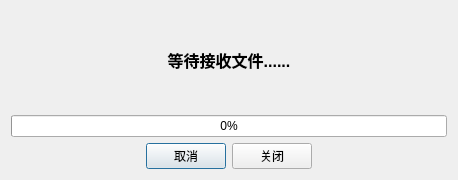
<?xml version="1.0" encoding="UTF-8"?>
<ui version="4.0">
 <class>TcpClient</class>
 <widget class="QDialog" name="TcpClient">
  <property name="geometry">
   <rect>
    <x>0</x>
    <y>0</y>
    <width>458</width>
    <height>180</height>
   </rect>
  </property>
  <property name="windowTitle">
   <string>微信公众号：学点编程吧--接收端</string>
  </property>
  <layout class="QVBoxLayout" name="verticalLayout">
   <item>
    <widget class="QLabel" name="tcpClientStatuslabel">
     <property name="font">
      <font>
       <pointsize>12</pointsize>
       <weight>75</weight>
       <bold>true</bold>
      </font>
     </property>
     <property name="text">
      <string>等待接收文件......</string>
     </property>
     <property name="alignment">
      <set>Qt::AlignCenter</set>
     </property>
    </widget>
   </item>
   <item>
    <widget class="QProgressBar" name="progressBar">
     <property name="value">
      <number>0</number>
     </property>
    </widget>
   </item>
   <item>
    <layout class="QHBoxLayout" name="horizontalLayout">
     <item>
      <spacer name="horizontalSpacer">
       <property name="orientation">
        <enum>Qt::Horizontal</enum>
       </property>
       <property name="sizeHint" stdset="0">
        <size>
         <width>40</width>
         <height>20</height>
        </size>
       </property>
      </spacer>
     </item>
     <item>
      <widget class="QPushButton" name="tcpClientBtn">
       <property name="text">
        <string>取消</string>
       </property>
      </widget>
     </item>
     <item>
      <widget class="QPushButton" name="tcpClientCloseBtn">
       <property name="text">
        <string>关闭</string>
       </property>
      </widget>
     </item>
     <item>
      <spacer name="horizontalSpacer_2">
       <property name="orientation">
        <enum>Qt::Horizontal</enum>
       </property>
       <property name="sizeHint" stdset="0">
        <size>
         <width>40</width>
         <height>20</height>
        </size>
       </property>
      </spacer>
     </item>
    </layout>
   </item>
  </layout>
 </widget>
 <resources/>
 <connections/>
</ui>
